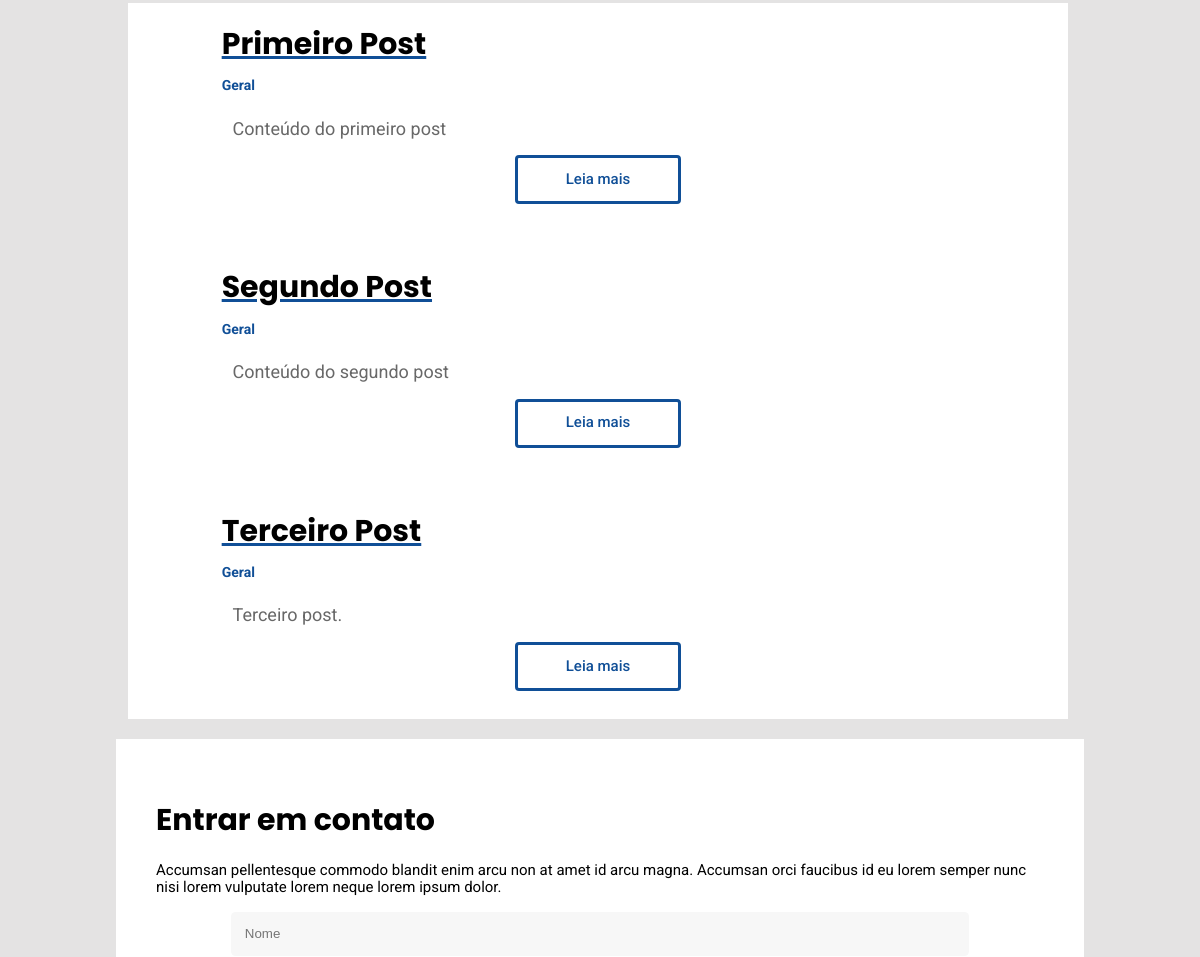
The app's page / (middle part), older data.
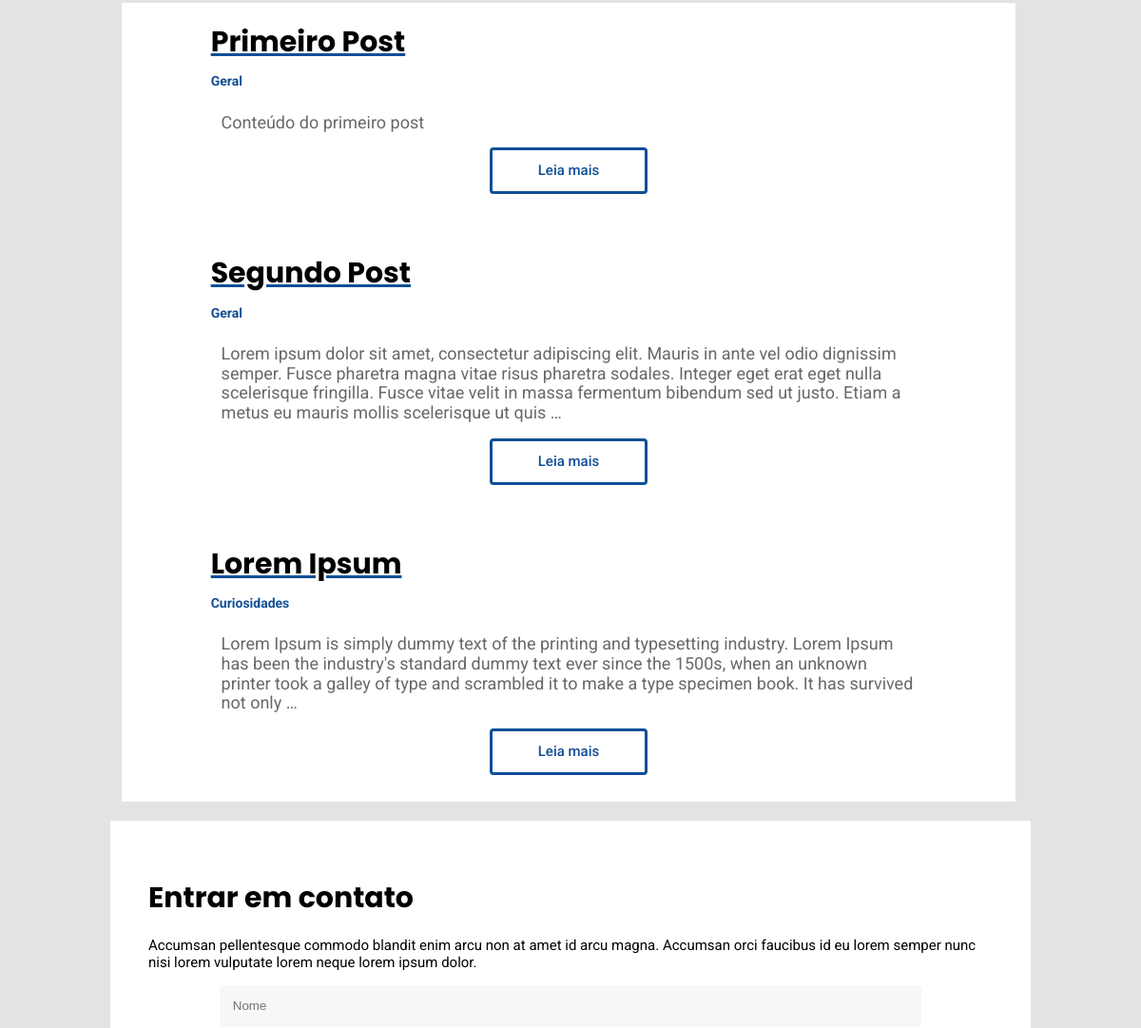
The same page, newer data.
### website/models.py (models this page shows, shortened)
class Post(models.Model):
    title = models.CharField(max_length=100)
    sub_title = models.CharField(max_length=200)
    content = models.TextField()
    categories = models.CharField(
        max_length = 2,
        choices = Categorias.choices,
        default= Categorias.GR
    )
    deleted = models.BooleanField(default=False)
    image = models.ImageField(upload_to='posts', null=True, blank=True)
    def get_category_label(self):
        return self.get_categories_display()

### website/views.py (the view)
# urls.py: path('', hello_blog, name='blog'),
def hello_blog(request):
    lista = ['Django', 'Python', 'Git', 'Banco de Dados',
    'HTML', 'Linux', 'UWSGI', 'Nginx', 'Systemctl']
    list_posts = Post.objects.filter(deleted=False)
    data = {'name': 'Curso de Django 3',
    'lista_tecnologias': lista,
    'posts': list_posts}
    return render(request, 'index.html', data)

### website/templates/index.html (shortened to what this page needs)
{%load static%}
<!DOCTYPE html>
<html lang="pt-br">
	<head>
	    <link rel="stylesheet" href="{% static 'assets/css/main.css' %}" />
	</head>
	<body>
        <div class='main-content'>
        <div id='posts'>
            {% for post in posts %}
                <div class="posts-header">
                <h3 class='post-title'>{{post.title}}</h3>
                <span class='category'><b>{{ post.get_category_label }}</span></b>
                </div>
                <div class='resume-wrap'>
                <span id='post-content'>{{post.content|truncatewords:48}}</span>
                </div>
                <a href="{% url 'post_detail' post.id %}"><div class='btn'>Leia mais</div></a>
            {% endfor %}
        </div>
    </div>
        <section id="form">
            <h2>Entrar em contato</h2>
            <p>Accumsan pellentesque commodo blandit enim arcu non at amet id arcu magna. Accumsan orci faucibus id eu lorem semper nunc nisi lorem vulputate lorem neque lorem ipsum dolor.</p>
            <div class="form-contact">
                    <form method="post" action="{% url 'save_form' %}">
                        <div class="form-fields">
                            <input type="text" name="name" id="name" placeholder="Nome" />
                        </div>
                    </form>
            </div>
        </section>
	</body>
</html>

Row changes from the older to the newer data that the page shows:
no longer on this page (row edited): Post: title "Terceiro Post", get_category_label "Geral", content "Terceiro post."
changed Post "Segundo Post": content "Conteúdo do segundo post" → "Lorem ipsum dolor sit amet, consectetur adipiscing elit. Mauris in ante vel odio dignissim semper. Fusce pharetra magna vitae risus pharetra sodales. Integer eget erat eget nulla scelerisque fringilla. Fusce vitae velit in massa fermentum bibendum sed ut justo. Etiam a metus eu mauris mollis scelerisque ut quis …"
added Post: title "Lorem Ipsum", get_category_label "Curiosidades", content "Lorem Ipsum is simply dummy text of the printing and typesetting industry. Lorem Ipsum has been the industry's standard dummy text ever since the 1500s, when an unknown printer took a galley of type and scrambled it to make a type specimen book. It has survived not only …"
